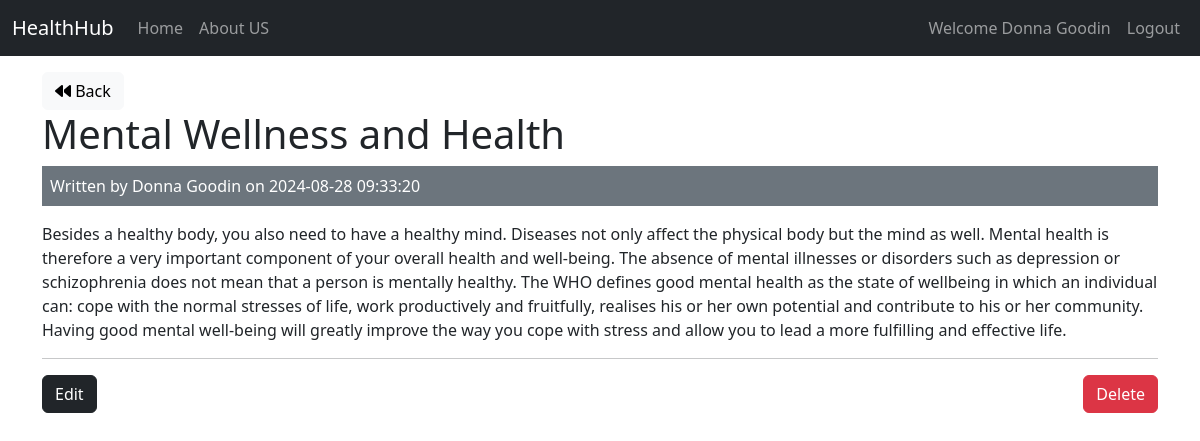
The app's page /posts/show/2 (signed in) with its own data.
### tables this page shows
CREATE TABLE `posts` (
  `id` int(11) NOT NULL AUTO_INCREMENT,
  `user_id` int(11) NOT NULL,
  `title` varchar(255) NOT NULL,
  `body` text NOT NULL,
  `created_at` datetime DEFAULT current_timestamp(),
  PRIMARY KEY (`id`)
);

CREATE TABLE `users` (
  `id` int(11) NOT NULL AUTO_INCREMENT,
  `name` varchar(255) NOT NULL,
  `email` varchar(255) NOT NULL,
  `password` varchar(255) NOT NULL,
  `created_at` datetime DEFAULT current_timestamp(),
  PRIMARY KEY (`id`)
);

### app/controllers/posts.php (called while the page is built, shortened)
<?php
class Posts extends Controller
{
    public function __construct()
    {
        $this->postModel = $this->model('Post');
        $this->userModel = $this->model('User');
    }
    public function show($id)
    {
        $post = $this->postModel->getPostById($id);
        $user = $this->userModel->getUserById($post->user_id);
        $data = [
            'post' => $post,
            'user' => $user
        ];
        $this->view('posts/show', $data);
    }
}

### app/libraries/Core.php (called while the page is built, shortened)
<?php
class Core
{
    protected $currentMethod = 'index';
    public function __construct()
    {
        $url = $this->getUrl();
        if (isset($url[0])) {
            if (file_exists('../app/controllers/' . ucwords($url[0]) . '.php')) {
                unset($url[0]);
            }
        }
        $this->currentController = new $this->currentController();
        if (isset($url[1])) {
            if (method_exists($this->currentController, $url[1])) {
                $this->currentMethod = $url[1];
                unset($url[1]);
            }
        }
        $this->params = $url ? array_values($url) : [];
        call_user_func_array([$this->currentController, $this->currentMethod], $this->params);
    }
    public function getUrl()
    {
        if (isset($_GET['url'])) {
            $url = rtrim($_GET['url'], '/');
            $url = filter_var($url, FILTER_SANITIZE_URL);
            $url = explode('/', $url);
            return $url;
        }
    }
}

### public/index.php (called while the page is built, shortened)
<?php
$init = new Core();

### app/libraries/Database.php (called while the page is built, shortened)
<?php
class Database
{
    private $host = DB_HOST;
    private $user = DB_USER;
    private $pass = DB_PASS;
    private $dbname = DB_NAME;
    private $dbh;
    private $stmt;
    public function __construct()
    {
        $dsn = 'mysql:host=' . $this->host . ';dbname=' . $this->dbname . ';charset=utf8';
        $options = [
            PDO::ATTR_PERSISTENT => true,
            PDO::ATTR_ERRMODE => PDO::ERRMODE_EXCEPTION
        ];
        try {
            $this->dbh = new PDO($dsn, $this->user, $this->pass, $options);
        } catch(PDOException $e) {
            $this->error = $e->getMessage();
            die($this->error);
        }
    }
    public function query($sql)
    {
        $this->stmt = $this->dbh->prepare($sql);
    }
    public function bind($param, $value, $type = null)
    {
        if (is_null($type))
        {
            switch (true)
            {
                case is_int($value):
                    $type= PDO::PARAM_INT;
                    break;
                default:
                $type = PDO::PARAM_STR;
            }
        }
        $this->stmt->bindValue($param, $value, $type);
    }
    public function execute()
    {
        return $this->stmt->execute();
    }
    public function single()
    {
        $this->execute();
        return $this->stmt->fetch(PDO::FETCH_OBJ);
    }
}

### app/models/Post.php (called while the page is built, shortened)
<?php
class Post extends Model
{
    public function getPostById($id)
    {
        $this->db->query('SELECT * FROM posts WHERE id = :id');
        $this->db->bind(':id', $id);
        $row = $this->db->single();
        return $row;
    }
}

### app/libraries/Model.php (called while the page is built, shortened)
<?php
class Model
{
    public function __construct()
    {
        $this->db = new Database();
    }
}

### app/models/User.php (called while the page is built, shortened)
<?php
class user extends Model
{
    public function getUserById($id)
    {
        $this->db->query('SELECT * FROM users WHERE id = :id');
        $this->db->bind(':id', $id);
        $row = $this->db->single();
        return $row;
    }
}

### app/views/posts/show.php (the view)
<?php require_once APPROOT . '/views/inc/header.php' ?>
    <a href="<?php echo URLROOT ?>/posts" class="btn btn-light"><i class="fa fa-backward"></i> Back</a>
    <br>
    <h1><?php echo $data['post']->title ?></h1>
    <div class="bg-secondary text-white p-2 mb-3">
        Written by <?php echo $data['user']->name ?> on <?php echo $data['post']->created_at ?>
    </div>
    <p><?php echo $data['post']->body ?></p>
    <?php if($data['user']->id == $_SESSION['user_id']) : ?>
        <hr>
        <a href="<?php echo URLROOT ?>/posts/edit/<?php echo $data['post']->id ?>" class="btn btn-dark">Edit</a>
        <form class="float-end" action="<?php echo URLROOT ?>/posts/delete/<?php echo $data['post']->id ?>" method="POST">
            <input type="submit" value="Delete" class="btn btn-danger">
        </form>
    <?php endif; ?>
<?php require_once APPROOT . '/views/inc/footer.php' ?>

### records on screen
posts: title "Mental Wellness and Health", created_at "2024-08-28 09:33:20", body "Besides a healthy body, you also need to have a healthy mind. Diseases not only affect the physical body but the mind as well. Mental health is therefore a very important component of your overall health and well-being. The absence of mental illnesses or disorders such as depression or schizophrenia does not mean that a person is mentally healthy. The WHO defines good mental health as the state of wellbeing in which an individual can: cope with the normal stresses of life, work productively and fruitfully, realises his or her own potential and contribute to his or her community. Having good mental well-being will greatly improve the way you cope with stress and allow you to lead a more…"
users: name "Donna Goodin"

### other values on screen
SITENAME "HealthHub"
$_SESSION['user_name'] "Donna Goodin"
